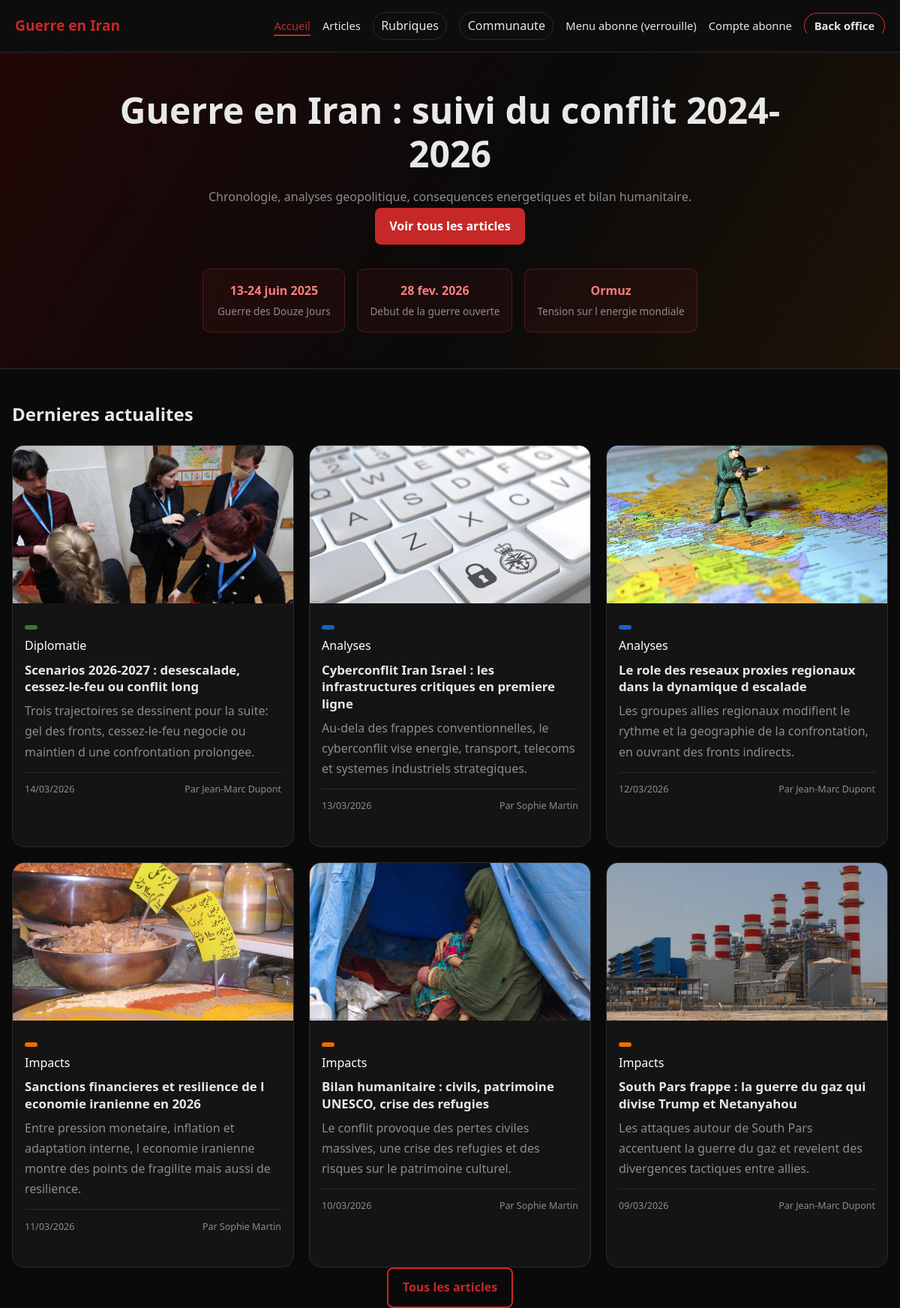
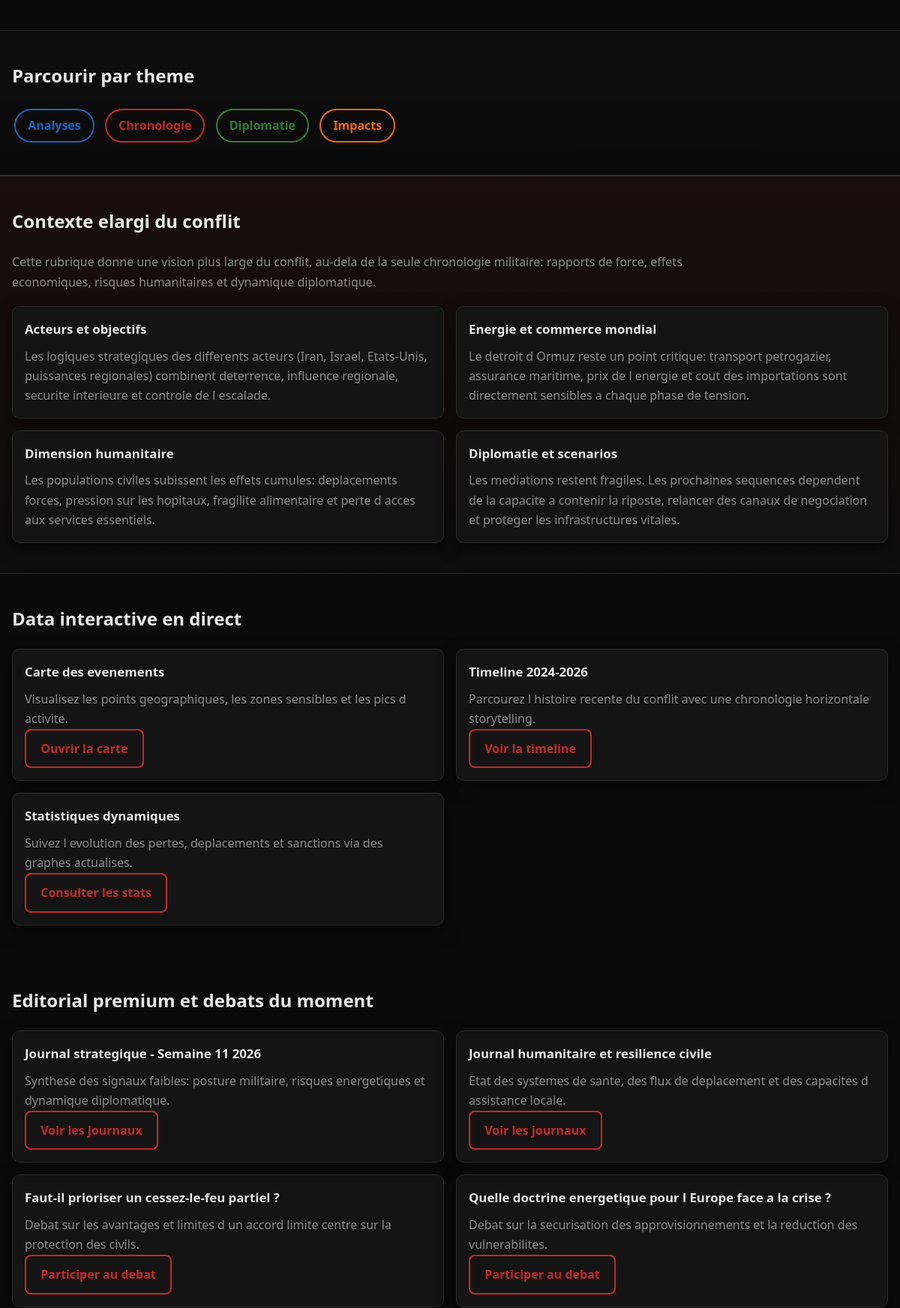
The page / (upper part) on the database its author committed (2 pictures, top to bottom).
### tables this page shows
CREATE TABLE IF NOT EXISTS articles (
    id INT UNSIGNED AUTO_INCREMENT PRIMARY KEY,
    slug VARCHAR(200) NOT NULL UNIQUE,
    title VARCHAR(255) NOT NULL,
    excerpt TEXT NOT NULL,
    content LONGTEXT NOT NULL,
    cover_image VARCHAR(255) DEFAULT NULL,
    cover_alt VARCHAR(255) NOT NULL,
    category_id INT UNSIGNED NOT NULL,
    author_id INT UNSIGNED NOT NULL,
    status ENUM('draft', 'published', 'archived') DEFAULT 'draft',
    views INT UNSIGNED DEFAULT 0,
    reading_time INT UNSIGNED NOT NULL DEFAULT 1,
    published_at DATETIME DEFAULT NULL,
    created_at TIMESTAMP DEFAULT CURRENT_TIMESTAMP,
    updated_at TIMESTAMP DEFAULT CURRENT_TIMESTAMP ON UPDATE CURRENT_TIMESTAMP,
    CONSTRAINT fk_articles_category FOREIGN KEY (category_id) REFERENCES categories (id) ON DELETE RESTRICT,
    CONSTRAINT fk_articles_author FOREIGN KEY (author_id) REFERENCES authors (id) ON DELETE RESTRICT,
    INDEX idx_articles_slug (slug),
    INDEX idx_articles_status_published (status, published_at),
    INDEX idx_articles_category (category_id),
    INDEX idx_articles_author (author_id),
    INDEX idx_articles_status_category_published (status, category_id, published_at DESC)
);

CREATE TABLE IF NOT EXISTS categories (
    id INT UNSIGNED AUTO_INCREMENT PRIMARY KEY,
    slug VARCHAR(100) NOT NULL UNIQUE,
    name VARCHAR(150) NOT NULL,
    color VARCHAR(7) NOT NULL DEFAULT '#C62828',
    created_at TIMESTAMP DEFAULT CURRENT_TIMESTAMP,
    INDEX idx_categories_slug (slug)
);

CREATE TABLE IF NOT EXISTS authors (
    id INT UNSIGNED AUTO_INCREMENT PRIMARY KEY,
    slug VARCHAR(100) NOT NULL UNIQUE,
    name VARCHAR(150) NOT NULL,
    bio TEXT,
    avatar_url VARCHAR(255),
    created_at TIMESTAMP DEFAULT CURRENT_TIMESTAMP,
    INDEX idx_authors_slug (slug)
);

CREATE TABLE IF NOT EXISTS pinned_journals (
    id INT UNSIGNED AUTO_INCREMENT PRIMARY KEY,
    slug VARCHAR(150) NOT NULL UNIQUE,
    title VARCHAR(255) NOT NULL,
    summary TEXT NOT NULL,
    content LONGTEXT NOT NULL,
    pinned_order INT UNSIGNED NOT NULL DEFAULT 0,
    status ENUM('draft', 'published') NOT NULL DEFAULT 'published',
    published_at DATETIME DEFAULT NULL,
    created_at TIMESTAMP DEFAULT CURRENT_TIMESTAMP,
    INDEX idx_pinned_journals_status_order (status, pinned_order, published_at)
);

CREATE TABLE IF NOT EXISTS debates (
    id INT UNSIGNED AUTO_INCREMENT PRIMARY KEY,
    slug VARCHAR(150) NOT NULL UNIQUE,
    title VARCHAR(255) NOT NULL,
    summary TEXT NOT NULL,
    body LONGTEXT NOT NULL,
    status ENUM('open', 'closed') NOT NULL DEFAULT 'open',
    is_pinned TINYINT(1) NOT NULL DEFAULT 0,
    created_at TIMESTAMP DEFAULT CURRENT_TIMESTAMP,
    INDEX idx_debates_slug (slug),
    INDEX idx_debates_status_pinned (status, is_pinned)
);

### views/front/partials/article-card.php (the view)
<?php
$articleCard = $articleCard ?? [];
$showMeta = (bool) ($showMeta ?? true);
$titleTag = (string) ($titleTag ?? 'h3');
?>
<article class="article-card" role="listitem">
    <a href="<?= BASE_URL ?>/article-<?= (int) $articleCard['id'] ?>-<?= (int) $articleCard['category_id'] ?>.html">
        <img src="<?= htmlspecialchars(\App\Core\Helpers::resolveArticleCover($articleCard)) ?>"
             alt="<?= htmlspecialchars((string) ($articleCard['cover_alt'] ?: $articleCard['title'])) ?>"
             loading="lazy"
             width="400"
             height="225">
        <div class="card-body">
            <?php
            $badgeColor = (string) ($articleCard['cat_color'] ?? '#C62828');
            $badgeName = (string) ($articleCard['cat_name'] ?? '');
            $badgeLink = BASE_URL . '/categorie-' . (int) $articleCard['category_id'] . '-1.html';
            include ROOT . '/views/front/partials/category-badge.php';
            ?>
            <<?= $titleTag ?>><?= htmlspecialchars((string) $articleCard['title']) ?></<?= $titleTag ?>>
            <p><?= htmlspecialchars((string) $articleCard['excerpt']) ?></p>
            <?php if ($showMeta): ?>
                <footer class="card-meta">
                    <?php if (!empty($articleCard['published_at'])): ?>
                        <time datetime="<?= htmlspecialchars((string) $articleCard['published_at']) ?>">
                            <?= date('d/m/Y', strtotime((string) $articleCard['published_at'])) ?>
                        </time>
                    <?php endif; ?>
                    <?php if (!empty($articleCard['author_name'])): ?>
                        <span>Par <?= htmlspecialchars((string) $articleCard['author_name']) ?></span>
                    <?php elseif (isset($articleCard['views'])): ?>
                        <span><?= (int) $articleCard['views'] ?> lectures</span>
                    <?php endif; ?>
                </footer>
            <?php endif; ?>
        </div>
    </a>
</article>

### views/front/home/index.php (shortened to what the rows shown need)
<section class="hero" aria-labelledby="hero-title">
    <div class="hero-content">
        <h1 id="hero-title">Guerre en Iran : suivi du conflit 2024-2026</h1>
    </div>
</section>
<section class="articles-grid section-space" aria-labelledby="section-featured">
    <div class="container">
        <h2 id="section-featured">Dernieres actualites</h2>
        <div class="grid grid-3" role="list">
            <?php foreach ($featuredArticles as $article): ?>
                <?php
                $articleCard = $article;
                $showMeta = true;
                $titleTag = 'h3';
                include ROOT . '/views/front/partials/article-card.php';
                ?>
            <?php endforeach; ?>
        </div>
    </div>
</section>
<section class="section-space categories-section" aria-labelledby="section-categories">
    <div class="container">
        <h2 id="section-categories">Parcourir par theme</h2>
        <nav class="categories-nav" aria-label="Categories d articles">
            <?php foreach ($categories as $cat): ?>
                <a href="<?= BASE_URL ?>/categorie-<?= (int) $cat['id'] ?>-1.html"
                   class="category-pill"
                   style="border-color:<?= htmlspecialchars((string) $cat['color']) ?>;color:<?= htmlspecialchars((string) $cat['color']) ?>">
                    <?= htmlspecialchars((string) $cat['name']) ?>
                </a>
            <?php endforeach; ?>
        </nav>
    </div>
</section>
<section class="section-space context-section" aria-labelledby="section-context">
    <div class="container">
        <h2 id="section-context">Contexte elargi du conflit</h2>
    </div>
</section>
<section class="section-space" aria-labelledby="section-data-live">
    <div class="container">
        <h2 id="section-data-live">Data interactive en direct</h2>
    </div>
</section>
<section class="section-space" aria-labelledby="section-editorial">
    <div class="container">
        <h2 id="section-editorial">Editorial premium et debats du moment</h2>
        <div class="context-grid">
            <?php foreach ($pinnedJournals as $journal): ?>
                <article class="context-card">
                    <h3><?= htmlspecialchars((string) $journal['title']) ?></h3>
                    <p><?= htmlspecialchars((string) $journal['summary']) ?></p>
                    <p><a href="<?= BASE_URL ?>/journaux" class="btn-outline">Voir les journaux</a></p>
                </article>
            <?php endforeach; ?>
            <?php foreach ($featuredDebates as $debate): ?>
                <article class="context-card">
                    <h3><?= htmlspecialchars((string) $debate['title']) ?></h3>
                    <p><?= htmlspecialchars((string) $debate['summary']) ?></p>
                    <p><a href="<?= BASE_URL ?>/debat/<?= htmlspecialchars((string) $debate['slug']) ?>" class="btn-outline">Participer au debat</a></p>
                </article>
            <?php endforeach; ?>
        </div>
    </div>
</section>
<?php if (!empty($latestArticles)): ?>
                <?php foreach ($latestArticles as $article): ?>
                    <?php
                    include ROOT . '/views/front/partials/article-card.php';
                    ?>
                <?php endforeach; ?>
<?php endif; ?>

### views/front/partials/category-badge.php
<?php
$badgeColor = (string) ($badgeColor ?? '#C62828');
$badgeName = (string) ($badgeName ?? '');
$badgeLink = (string) ($badgeLink ?? '');
?>
<?php if ($badgeName !== ''): ?>
    <span class="badge" style="background:<?= htmlspecialchars($badgeColor) ?>">
        <?php if ($badgeLink !== ''): ?>
            <a href="<?= htmlspecialchars($badgeLink) ?>" style="color:#fff;text-decoration:none;">
                <?= htmlspecialchars($badgeName) ?>
            </a>
        <?php else: ?>
            <?= htmlspecialchars($badgeName) ?>
        <?php endif; ?>
    </span>
<?php endif; ?>

### rows shown on the page
articles: shows a picture, category.name "Diplomatie", title "Scenarios 2026-2027 : desescalade, cessez-le-feu ou conflit long", excerpt "Trois trajectoires se dessinent pour la suite: gel des fronts, cessez-le-feu negocie ou maintien d une confrontation prolongee.", published_at "14/03/2026", author.name "Jean-Marc Dupont"
articles: shows a picture, category.name "Analyses", title "Cyberconflit Iran Israel : les infrastructures critiques en premiere ligne", excerpt "Au-dela des frappes conventionnelles, le cyberconflit vise energie, transport, telecoms et systemes industriels strategiques.", published_at "13/03/2026", author.name "Sophie Martin"
articles: shows a picture, category.name "Analyses", title "Le role des reseaux proxies regionaux dans la dynamique d escalade", excerpt "Les groupes allies regionaux modifient le rythme et la geographie de la confrontation, en ouvrant des fronts indirects.", published_at "12/03/2026", author.name "Jean-Marc Dupont"
articles: shows a picture, category.name "Impacts", title "Sanctions financieres et resilience de l economie iranienne en 2026", excerpt "Entre pression monetaire, inflation et adaptation interne, l economie iranienne montre des points de fragilite mais aussi de resilience.", published_at "11/03/2026", author.name "Sophie Martin"
articles: shows a picture, category.name "Impacts", title "Bilan humanitaire : civils, patrimoine UNESCO, crise des refugies", excerpt "Le conflit provoque des pertes civiles massives, une crise des refugies et des risques sur le patrimoine culturel.", published_at "10/03/2026", author.name "Sophie Martin"
articles: shows a picture, category.name "Impacts", title "South Pars frappe : la guerre du gaz qui divise Trump et Netanyahou", excerpt "Les attaques autour de South Pars accentuent la guerre du gaz et revelent des divergences tactiques entre allies.", published_at "09/03/2026", author.name "Jean-Marc Dupont"
categories: name "Analyses"
categories: name "Chronologie"
categories: name "Diplomatie"
categories: name "Impacts"
pinned_journals: title "Journal strategique - Semaine 11 2026", summary "Synthese des signaux faibles: posture militaire, risques energetiques et dynamique diplomatique."
pinned_journals: title "Journal humanitaire et resilience civile", summary "Etat des systemes de sante, des flux de deplacement et des capacites d assistance locale."
debates: title "Faut-il prioriser un cessez-le-feu partiel ?", summary "Debat sur les avantages et limites d un accord limite centre sur la protection des civils."
debates: title "Quelle doctrine energetique pour l Europe face a la crise ?", summary "Debat sur la securisation des approvisionnements et la reduction des vulnerabilites."
